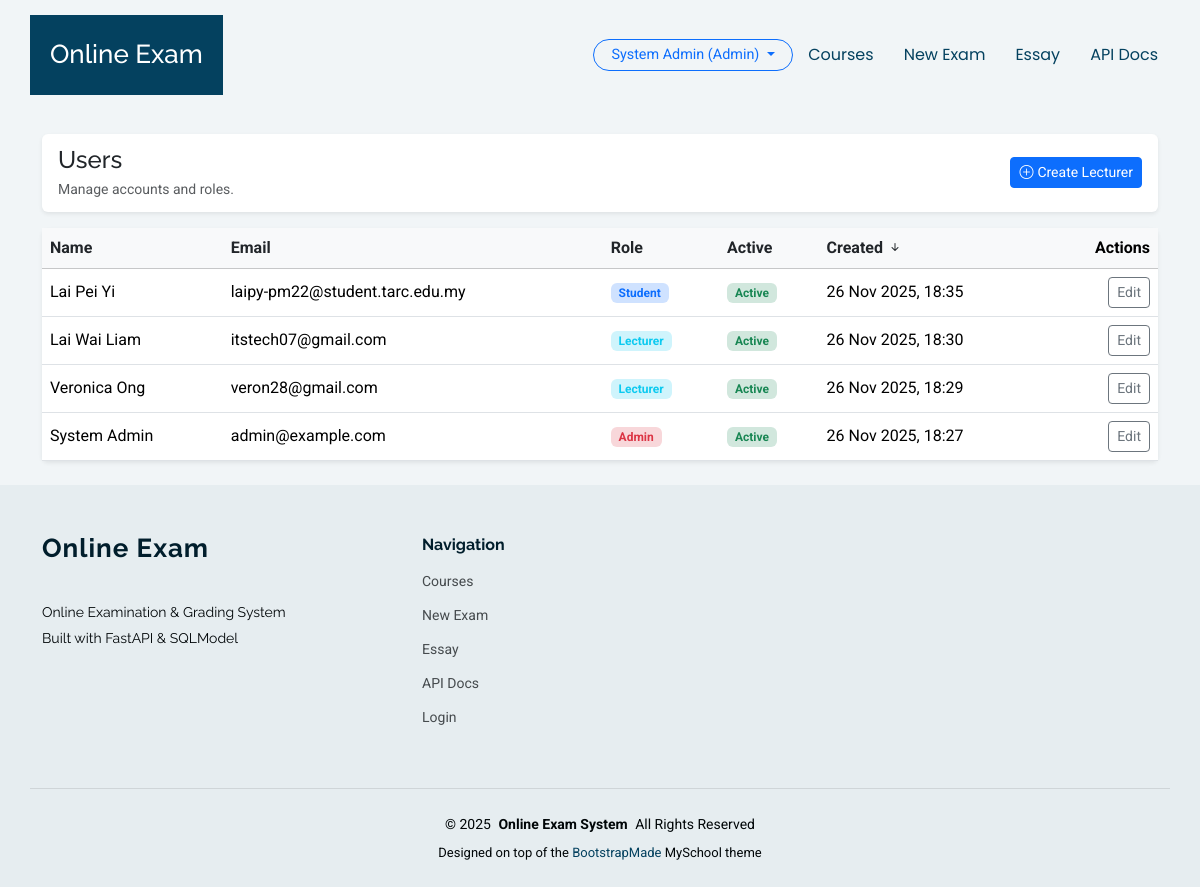
Before: /admin/users (signed in) with the older database file.
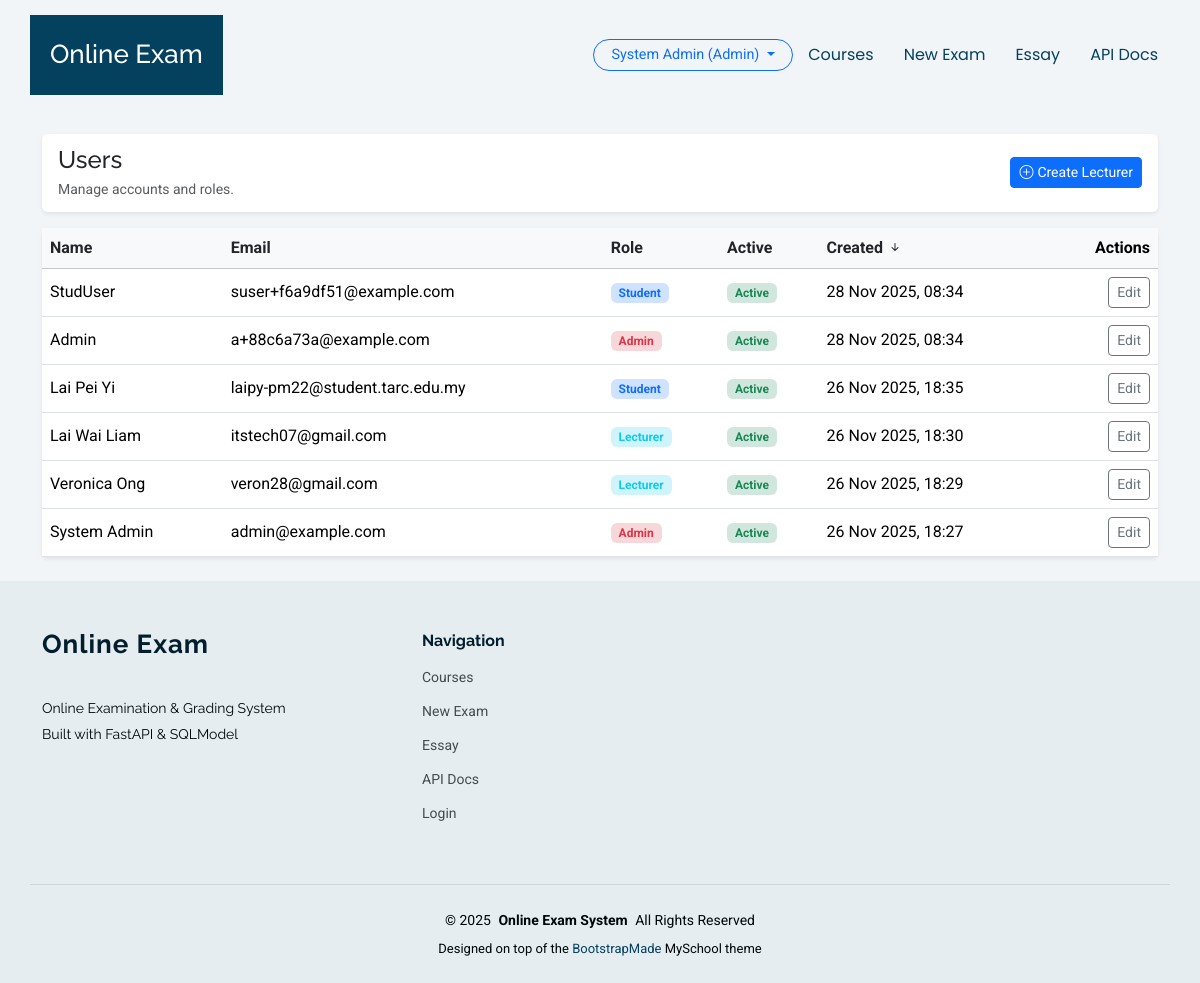
After: the same page with the newer database file.
### online_exam_fastapi/app/models.py (models this page shows)
class User(SQLModel, table=True):
    __table_args__ = (UniqueConstraint("email", name="uq_user_email"),)
    id: Optional[int] = Field(default=None, primary_key=True)
    name: str
    email: str  # must be unique
    password_hash: str
    role: str = Field(default="student")  # "admin", "lecturer", "student"
    student_id: Optional[int] = Field(default=None, foreign_key="student.id")
    is_active: bool = Field(default=True)
    created_at: datetime = Field(default_factory=datetime.utcnow)
    title: Optional[str] = None  # Dr., Prof., Assoc. Prof., Mr., Ms., Mrs., Ir., Ts.
    staff_id: Optional[str] = None  # Unique staff/employee ID (for lecturers)
    phone: Optional[str] = None  # Contact number
    last_login: Optional[datetime] = None  # Updated after login
    status: str = Field(default="active")  # active, suspended

### online_exam_fastapi/app/routers/admin.py (the view)
@router.get("/users")
def list_users(
    request: Request,
    sort: Optional[str] = Query("created"),
    direction: Optional[str] = Query("desc"),
    session: Session = Depends(get_session),
    current_user: User = Depends(require_role(["admin"])),
):
    users = session.exec(select(User)).all()
    key_map = {
        "name": lambda u: u.name or "",
        "email": lambda u: u.email or "",
        "role": lambda u: u.role or "",
        "active": lambda u: (1 if u.is_active else 0, u.name or ""),
        "created": lambda u: u.created_at,
    }
    sort_key = key_map.get(sort or "created", key_map["created"])
    is_desc = (direction or "desc").lower() == "desc"
    users_sorted = sorted(users, key=sort_key, reverse=is_desc)
    context = {
        "request": request,
        "users": users_sorted,
        "sort": sort,
        "direction": "desc" if is_desc else "asc",
        "has_sort": (
            sort not in (None, "", "created") or (direction or "desc").lower() != "desc"
        ),
        "current_user": current_user,
    }
    return templates.TemplateResponse("admin/user_list.html", context)

### online_exam_fastapi/app/templates/admin/user_list.html (shortened to what this page needs)
{% extends "base.html" %}
{% block content %}
<div class="container py-4">
  <div class="card border-0 shadow-sm mb-3">
    <div class="card-body d-flex justify-content-between align-items-center flex-wrap gap-3" style="padding-top: 0.75rem; padding-bottom: 0.75rem;">
      <div>
        <h1 class="h4 mb-1">Users</h1>
        <p class="text-muted mb-0 small">Manage accounts and roles.</p>
      </div>
      <div class="d-flex gap-2 flex-wrap justify-content-end">
        <a href="/admin/users/new-lecturer" class="btn btn-primary btn-sm">
          <i class="bi bi-plus-circle me-1"></i>Create Lecturer
        </a>
      </div>
    </div>
  </div>
  <div class="card border-0 shadow-sm">
    <div class="card-body p-0">
      <div class="table-responsive">
        <table class="table align-middle mb-0">
          <thead class="table-light">
            <tr>
              <th scope="col">
                <a href="?sort=name&direction={% if sort == 'name' and direction == 'asc' %}desc{% else %}asc{% endif %}"
                   class="text-decoration-none text-dark">
                  Name
                </a>
              </th>
              <th scope="col">
                <a href="?sort=email&direction={% if sort == 'email' and direction == 'asc' %}desc{% else %}asc{% endif %}"
                   class="text-decoration-none text-dark">
                  Email
                </a>
              </th>
              <th scope="col">
                <a href="?sort=role&direction={% if sort == 'role' and direction == 'asc' %}desc{% else %}asc{% endif %}"
                   class="text-decoration-none text-dark">
                  Role
                </a>
              </th>
              <th scope="col">
                <a href="?sort=active&direction={% if sort == 'active' and direction == 'asc' %}desc{% else %}asc{% endif %}"
                   class="text-decoration-none text-dark">
                  Active
                </a>
              </th>
              <th scope="col">
                <a href="?sort=created&direction={% if sort == 'created' and direction == 'asc' %}desc{% else %}asc{% endif %}"
                   class="text-decoration-none text-dark">
                  Created
                  {% if sort == 'created' %}
                    {% if direction == 'asc' %}
                    <i class="bi bi-arrow-up-short"></i>
                    {% else %}
                    <i class="bi bi-arrow-down-short"></i>
                    {% endif %}
                  {% endif %}
                </a>
              </th>
              <th scope="col" class="text-end">Actions</th>
            </tr>
          </thead>
          <tbody>
            {% for user in users %}
            <tr>
              <td>{{ user.name }}</td>
              <td>{{ user.email }}</td>
              <td>
                {% if user.role == 'admin' %}
                  <span class="badge bg-danger-subtle text-danger">Admin</span>
                {% elif user.role == 'lecturer' %}
                  <span class="badge bg-info-subtle text-info">Lecturer</span>
                {% elif user.role == 'student' %}
                  <span class="badge bg-primary-subtle text-primary">Student</span>
                {% else %}
                  <span class="badge bg-secondary-subtle text-secondary">{{ user.role|title }}</span>
                {% endif %}
              </td>
              <td>
                {% if user.is_active %}
                  <span class="badge bg-success-subtle text-success">Active</span>
                {% else %}
                  <span class="badge bg-danger-subtle text-danger">Suspended</span>
                {% endif %}
              </td>
              <td>{{ user.created_at.strftime("%d %b %Y, %H:%M") }}</td>
              <td class="text-end">
                <a href="/admin/users/{{ user.id }}/edit" class="btn btn-sm btn-outline-secondary">
                  Edit
                </a>
              </td>
            </tr>
            {% endfor %}
          </tbody>
        </table>
      </div>
    </div>
  </div>
</div>
{% endblock %}

### online_exam_fastapi/app/templates/base.html (shortened to what this page needs)
<!DOCTYPE html>
<html lang="en">
<head>
  <link href="/static/myschool/assets/vendor/bootstrap/css/bootstrap.min.css" rel="stylesheet">
  <link href="/static/myschool/assets/vendor/bootstrap-icons/bootstrap-icons.css" rel="stylesheet">
  <link href="/static/myschool/assets/vendor/aos/aos.css" rel="stylesheet">
  <link href="/static/myschool/assets/vendor/swiper/swiper-bundle.min.css" rel="stylesheet">
  <link href="/static/myschool/assets/vendor/glightbox/css/glightbox.min.css" rel="stylesheet">
  <link href="/static/myschool/assets/css/main.css" rel="stylesheet">
</head>
<body class="index-page">
  <header id="header" class="header d-flex align-items-center sticky-top">
    <div
      class="header-container container-fluid container-xl position-relative d-flex align-items-center justify-content-end">
      <a href="/" class="logo d-flex align-items-center me-auto">
        <h1 class="sitename">Online Exam</h1>
      </a>
      <nav id="navmenu" class="navmenu">
        <ul>
          {% if current_user and (current_user.role == "lecturer" or current_user.role == "admin") %}
          <li><a href="/courses/">Courses</a></li>
          <li><a href="/exams/new">New Exam</a></li>
          <li><a href="/essay">Essay</a></li>
          <li><a href="/docs">API Docs</a></li>
          {% else %}
          <li><a href="/courses/">Courses</a></li>
          <li><a href="/essay">Essay</a></li>
          <li><a href="/docs">API Docs</a></li>
          {% endif %}
        </ul>
      </nav>
      <div class="d-flex align-items-center gap-2 ms-3 header-user-dropdown">
        {% if current_user %}
          <div class="dropdown">
            <button class="btn btn-outline-primary btn-sm header-auth-btn dropdown-toggle" type="button" id="userMenu"
              data-bs-toggle="dropdown" aria-expanded="false">
              {{ current_user.name }} ({{ current_user.role|capitalize }})
            </button>
          </div>
        {% else %}
          <a href="/auth/login" class="btn btn-outline-primary btn-sm header-auth-btn">Login</a>
          <a href="/auth/register-student" class="btn btn-primary btn-sm header-auth-btn">Student Register</a>
        {% endif %}
      </div>
    </div>
  </header>
  <main class="main">
    {% block content %}{% endblock %}
  </main>
  <footer id="footer" class="footer position-relative light-background">
    <div class="container footer-top">
      <div class="row gy-4">
        <div class="col-lg-4 col-md-6 footer-about">
          <a href="/courses/" class="logo d-flex align-items-center">
            <span class="sitename">Online Exam</span>
          </a>
          <div class="footer-contact pt-3">
            <p>Online Examination &amp; Grading System</p>
            <p>Built with FastAPI &amp; SQLModel</p>
          </div>
        </div>
        <div class="col-lg-2 col-md-3 footer-links">
          <h4>Navigation</h4>
          <ul>
            <li><a href="/courses/">Courses</a></li>
            <li><a href="/exams/new">New Exam</a></li>
            <li><a href="/essay">Essay</a></li>
            <li><a href="/docs">API Docs</a></li>
            <li><a href="/auth/login">Login</a></li>
          </ul>
        </div>
      </div>
    </div>
    <div class="container copyright text-center mt-4">
      <p>&copy; <span>2025</span> <strong class="px-1 sitename">Online Exam System</strong> <span>All Rights
          Reserved</span></p>
      <div class="credits">
        Designed on top of the <a href="https://bootstrapmade.com/">BootstrapMade</a> MySchool theme
      </div>
    </div>
  </footer>
</body>
</html>

### online_exam_fastapi/app/templates/base.html (style rules this page uses)
.header-user-dropdown .dropdown-toggle, .header-auth-btn { border-radius: 999px; padding-inline: 1.1rem; font-size: 0.9rem; }

Changed rows visible on the page:
added User: name "StudUser", email "suser+f6a9df51@example.com", role "Student", is_active "Active", created_at "28 Nov 2025, 08:34"
added User: name "Admin", email "a+88c6a73a@example.com", role "Admin", is_active "Active", created_at "28 Nov 2025, 08:34"
